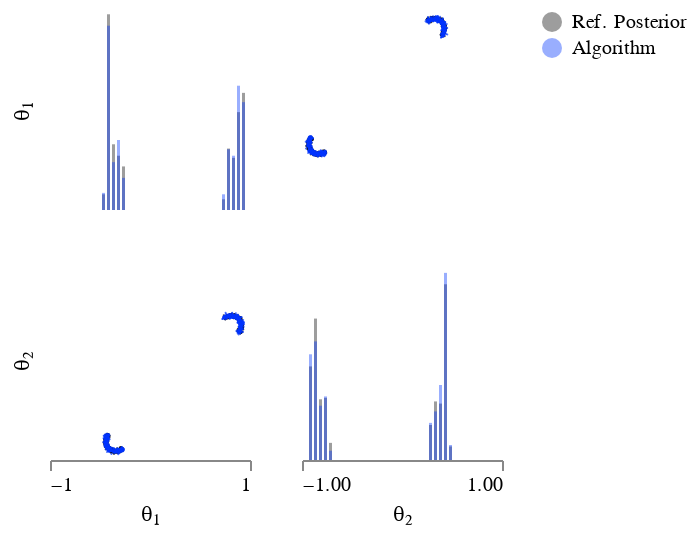

Notebook cell for this chart:
### Code cell
from sbi_ebm.sbibm.tasks import get_task
import torch
import numpy as np
from sbibm.visualisation import fig_posterior
import deneb as den

i = -1

f = fig_posterior(
    # samples_tensor=result.result.train_results.posterior_samples,
    # samples_tensor=result.result.single_round_results[i].posterior_samples,
    # samples_tensor=result.result.single_round_results[0].train_theta,
    # samples_tensor=torch.from_numpy(np.array(ret_sunle.train_results.posterior_samples)),
    samples_tensor=torch.from_numpy(np.array(ret_sunle.train_results.single_round_results[i].posterior_samples)),
    # num_samples=min(len(ret_sunle.train_results.single_round_results[i].posterior_samples), 1000),
    # task_name=result.result.train_results.config['task'],
    # task=get_task(result.result.train_results.config['task'])
    # task_name="LDCT",
    # task=get_task("LDCT")
    task_name=ret_sunle.train_results.config.task.task_name,
    task=get_task(ret_sunle.train_results.config.task.task_name),
    num_observation=ret_sunle.train_results.config.task.num_observation,
    # limits="Ref. Posterior"
)

den.set_style(width=100, height=100)
f

### Figure 1 — Vega-Lite specification as saved in the notebook (floating-point values rounded to 4 significant figures; data arrays with more than 128 entries replaced by an {"elided": "..."} marker saying what was removed)
{"config": {"view": {"strokeWidth": 0, "continuousHeight": 100, "discreteHeight": 100, "continuousWidth": 100, "discreteWidth": 100}, "axis": {"labelFontWeight": "normal", "titleFontWeight": "normal", "grid": false}, "header": {"labelFontWeight": "normal", "titleFontWeight": "normal"}, "legend": {"labelFontWeight": "normal", "titleFontWeight": "normal"}}, "vconcat": [{"hconcat": [{"mark": {"type": "bar", "clip": true, "opacity": 0.4}, "encoding": {"color": {"field": "sample", "legend": {"columns": 1, "orient": "right", "title": null}, "scale": {"domain": ["Ref. Posterior", "Algorithm"], "range": ["#0a0a0a", "#0035FD"]}, "type": "nominal"}, "x": {"axis": {"domainWidth": 0, "labels": false, "tickWidth": 0, "title": ""}, "bin": {"extent": [-1.0, 1.0], "step": 0.05}, "field": "θ₁", "scale": {"domain": [-1.0, 1.0], "zero": false}, "type": "quantitative"}, "y": {"aggregate": "count", "axis": {"domainWidth": 0, "labels": false, "tickWidth": 0, "title": "θ₁"}, "stack": null, "type": "quantitative"}}}, {"mark": {"type": "circle", "clip": true, "size": 1.0}, "encoding": {"color": {"field": "sample", "legend": {"columns": 1, "orient": "right", "title": null}, "scale": {"domain": ["Ref. Posterior", "Algorithm"], "range": ["#0a0a0a", "#0035FD"]}, "type": "nominal"}, "x": {"axis": {"domainWidth": 0, "labels": false, "tickWidth": 0, "title": ""}, "field": "θ₂", "scale": {"domain": [-1.0, 1.0], "zero": false}, "type": "quantitative"}, "y": {"axis": {"domainWidth": 0, "labels": false, "tickWidth": 0, "title": ""}, "field": "θ₁", "scale": {"domain": [-1.0, 1.0], "zero": false}, "type": "quantitative"}}}]}, {"hconcat": [{"mark": {"type": "circle", "clip": true, "size": 1.0}, "encoding": {"color": {"field": "sample", "legend": {"columns": 1, "orient": "right", "title": null}, "scale": {"domain": ["Ref. Posterior", "Algorithm"], "range": ["#0a0a0a", "#0035FD"]}, "type": "nominal"}, "x": {"axis": {"values": [-1.0, 1.0]}, "field": "θ₁", "scale": {"domain": [-1.0, 1.0], "zero": false}, "type": "quantitative"}, "y": {"axis": {"domainWidth": 0, "labels": false, "tickWidth": 0, "title": "θ₂", "values": [-1.0, 1.0]}, "field": "θ₂", "scale": {"domain": [-1.0, 1.0], "zero": false}, "type": "quantitative"}}}, {"mark": {"type": "bar", "clip": true, "opacity": 0.4}, "encoding": {"color": {"field": "sample", "legend": {"columns": 1, "orient": "right", "title": null}, "scale": {"domain": ["Ref. Posterior", "Algorithm"], "range": ["#0a0a0a", "#0035FD"]}, "type": "nominal"}, "x": {"axis": {"title": "θ₂", "values": [-1.0, 1.0]}, "bin": {"extent": [-1.0, 1.0], "step": 0.05}, "field": "θ₂", "scale": {"domain": [-1.0, 1.0], "zero": false}, "type": "quantitative"}, "y": {"aggregate": "count", "axis": {"domainWidth": 0, "labels": false, "tickWidth": 0, "title": ""}, "stack": null, "type": "quantitative"}}}]}], "data": {"name": "data-ea9fe267d9ced957a832ac7c7f6527ec"}, "$schema": "https://vega.github.io/schema/vega-lite/v4.17.0.json", "datasets": {"data-ea9fe267d9ced957a832ac7c7f6527ec": {"elided": "2000 records"}}}
